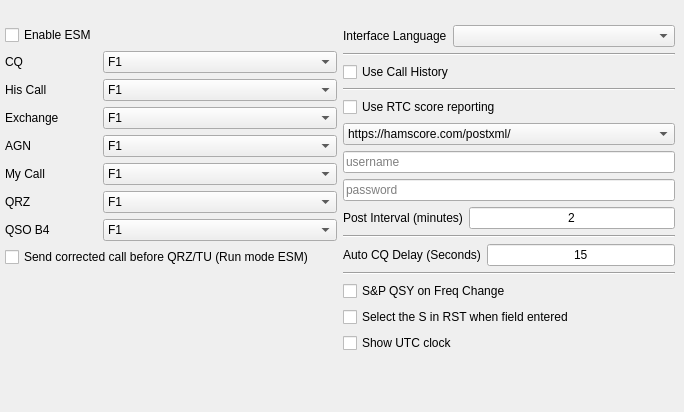
     <widget class="QWidget" name="options_tab">
      <attribute name="title">
       <string>Options</string>
      </attribute>
      <widget class="QWidget" name="layoutWidget">
       <property name="geometry">
        <rect>
         <x>5</x>
         <y>25</y>
         <width>670</width>
         <height>378</height>
        </rect>
       </property>
       <layout class="QGridLayout" name="gridLayout_10" columnstretch="1,1">
        <property name="sizeConstraint">
         <enum>QLayout::SizeConstraint::SetDefaultConstraint</enum>
        </property>
        <item row="0" column="0">
         <layout class="QFormLayout" name="formLayout">
          <item row="0" column="0">
           <widget class="QCheckBox" name="use_esm">
            <property name="text">
             <string>Enable ESM</string>
            </property>
           </widget>
          </item>
          <item row="1" column="0">
           <widget class="QLabel" name="label_2l">
            <property name="text">
             <string>CQ</string>
            </property>
           </widget>
          </item>
          <item row="1" column="1">
           <widget class="QComboBox" name="esm_cq">
            <item>
             <property name="text">
              <string>F1</string>
             </property>
            </item>
            <item>
             <property name="text">
              <string>F2</string>
             </property>
            </item>
            <item>
             <property name="text">
              <string>F3</string>
             </property>
            </item>
            <item>
             <property name="text">
              <string>F4</string>
             </property>
            </item>
            <item>
             <property name="text">
              <string>F5</string>
             </property>
            </item>
            <item>
             <property name="text">
              <string>F6</string>
             </property>
            </item>
            <item>
             <property name="text">
              <string>F7</string>
             </property>
            </item>
            <item>
             <property name="text">
              <string>F8</string>
             </property>
            </item>
            <item>
             <property name="text">
              <string>F9</string>
             </property>
            </item>
            <item>
             <property name="text">
              <string>F10</string>
             </property>
            </item>
            <item>
             <property name="text">
              <string>F11</string>
             </property>
            </item>
            <item>
             <property name="text">
              <string>F12</string>
             </property>
            </item>
            <item>
             <property name="text">
              <string>DISABLED</string>
             </property>
            </item>
           </widget>
          </item>
          <item row="5" column="0">
           <widget class="QLabel" name="label_26">
            <property name="text">
             <string>My Call</string>
            </property>
           </widget>
          </item>
          <item row="2" column="0">
           <widget class="QLabel" name="label_25">
            <property name="text">
             <string>His Call</string>
            </property>
           </widget>
          </item>
          <item row="3" column="0">
           <widget class="QLabel" name="label_22">
            <property name="text">
             <string>Exchange</string>
            </property>
           </widget>
          </item>
          <item row="4" column="0">
           <widget class="QLabel" name="label_24">
            <property name="text">
             <string>AGN</string>
            </property>
           </widget>
          </item>
          <item row="6" column="0">
           <widget class="QLabel" name="label_23">
            <property name="text">
             <string>QRZ</string>
            </property>
           </widget>
          </item>
          <item row="7" column="0">
           <widget class="QLabel" name="label_15">
            <property name="text">
             <string>QSO B4</string>
            </property>
           </widget>
          </item>
          <item row="3" column="1">
           <widget class="QComboBox" name="esm_exch">
            <item>
             <property name="text">
              <string>F1</string>
             </property>
            </item>
            <item>
             <property name="text">
              <string>F2</string>
             </property>
            </item>
            <item>
             <property name="text">
              <string>F3</string>
             </property>
            </item>
            <item>
             <property name="text">
              <string>F4</string>
             </property>
            </item>
            <item>
             <property name="text">
              <string>F5</string>
             </property>
            </item>
            <item>
             <property name="text">
              <string>F6</string>
             </property>
            </item>
            <item>
             <property name="text">
              <string>F7</string>
             </property>
            </item>
            <item>
             <property name="text">
              <string>F8</string>
             </property>
            </item>
            <item>
             <property name="text">
              <string>F9</string>
             </property>
            </item>
            <item>
             <property name="text">
              <string>F10</string>
             </property>
            </item>
            <item>
             <property name="text">
              <string>F11</string>
             </property>
            </item>
            <item>
             <property name="text">
              <string>F12</string>
             </property>
            </item>
            <item>
             <property name="text">
              <string>DISABLED</string>
             </property>
            </item>
           </widget>
          </item>
          <item row="4" column="1">
           <widget class="QComboBox" name="esm_agn">
            <item>
             <property name="text">
              <string>F1</string>
             </property>
            </item>
            <item>
             <property name="text">
              <string>F2</string>
             </property>
            </item>
            <item>
             <property name="text">
              <string>F3</string>
             </property>
            </item>
            <item>
             <property name="text">
              <string>F4</string>
             </property>
            </item>
            <item>
             <property name="text">
              <string>F5</string>
             </property>
            </item>
            <item>
             <property name="text">
              <string>F6</string>
             </property>
            </item>
            <item>
             <property name="text">
              <string>F7</string>
             </property>
            </item>
            <item>
             <property name="text">
              <string>F8</string>
             </property>
            </item>
            <item>
             <property name="text">
              <string>F9</string>
             </property>
            </item>
            <item>
             <property name="text">
              <string>F10</string>
             </property>
            </item>
            <item>
             <property name="text">
              <string>F11</string>
             </property>
            </item>
            <item>
             <property name="text">
              <string>F12</string>
             </property>
            </item>
            <item>
             <property name="text">
              <string>DISABLED</string>
             </property>
            </item>
           </widget>
          </item>
          <item row="2" column="1">
           <widget class="QComboBox" name="esm_hiscall">
            <item>
             <property name="text">
              <string>F1</string>
             </property>
            </item>
            <item>
             <property name="text">
              <string>F2</string>
             </property>
            </item>
            <item>
             <property name="text">
              <string>F3</string>
             </property>
            </item>
            <item>
             <property name="text">
              <string>F4</string>
             </property>
            </item>
            <item>
             <property name="text">
              <string>F5</string>
             </property>
            </item>
            <item>
             <property name="text">
              <string>F6</string>
             </property>
            </item>
            <item>
             <property name="text">
              <string>F7</string>
             </property>
            </item>
            <item>
             <property name="text">
              <string>F8</string>
             </property>
            </item>
            <item>
             <property name="text">
              <string>F9</string>
             </property>
            </item>
            <item>
             <property name="text">
              <string>F10</string>
             </property>
            </item>
            <item>
             <property name="text">
              <string>F11</string>
             </property>
            </item>
            <item>
             <property name="text">
              <string>F12</string>
             </property>
            </item>
            <item>
             <property name="text">
              <string>DISABLED</string>
             </property>
            </item>
           </widget>
          </item>
          <item row="6" column="1">
           <widget class="QComboBox" name="esm_qrz">
            <item>
             <property name="text">
              <string>F1</string>
             </property>
            </item>
            <item>
             <property name="text">
              <string>F2</string>
             </property>
            </item>
            <item>
             <property name="text">
              <string>F3</string>
             </property>
            </item>
            <item>
             <property name="text">
              <string>F4</string>
             </property>
            </item>
            <item>
             <property name="text">
              <string>F5</string>
             </property>
            </item>
            <item>
             <property name="text">
              <string>F6</string>
             </property>
            </item>
            <item>
             <property name="text">
              <string>F7</string>
             </property>
            </item>
            <item>
             <property name="text">
              <string>F8</string>
             </property>
            </item>
            <item>
             <property name="text">
              <string>F9</string>
             </property>
            </item>
            <item>
             <property name="text">
              <string>F10</string>
             </property>
            </item>
            <item>
             <property name="text">
              <string>F11</string>
             </property>
            </item>
            <item>
             <property name="text">
              <string>F12</string>
             </property>
            </item>
            <item>
             <property name="text">
              <string>DISABLED</string>
             </property>
            </item>
           </widget>
          </item>
          <item row="5" column="1">
           <widget class="QComboBox" name="esm_mycall">
            <item>
             <property name="text">
              <string>F1</string>
             </property>
            </item>
            <item>
             <property name="text">
              <string>F2</string>
             </property>
            </item>
            <item>
             <property name="text">
              <string>F3</string>
             </property>
            </item>
            <item>
             <property name="text">
              <string>F4</string>
             </property>
            </item>
            <item>
             <property name="text">
              <string>F5</string>
             </property>
            </item>
            <item>
             <property name="text">
              <string>F6</string>
             </property>
            </item>
            <item>
             <property name="text">
              <string>F7</string>
             </property>
            </item>
            <item>
             <property name="text">
              <string>F8</string>
             </property>
            </item>
            <item>
             <property name="text">
              <string>F9</string>
             </property>
            </item>
            <item>
             <property name="text">
              <string>F10</string>
             </property>
            </item>
            <item>
             <property name="text">
              <string>F11</string>
             </property>
            </item>
            <item>
             <property name="text">
              <string>F12</string>
             </property>
            </item>
            <item>
             <property name="text">
              <string>DISABLED</string>
             </property>
            </item>
           </widget>
          </item>
          <item row="7" column="1">
           <widget class="QComboBox" name="esm_qsob4">
            <item>
             <property name="text">
              <string>F1</string>
             </property>
            </item>
            <item>
             <property name="text">
              <string>F2</string>
             </property>
            </item>
            <item>
             <property name="text">
              <string>F3</string>
             </property>
            </item>
            <item>
             <property name="text">
              <string>F4</string>
             </property>
            </item>
            <item>
             <property name="text">
              <string>F5</string>
             </property>
            </item>
            <item>
             <property name="text">
              <string>F6</string>
             </property>
            </item>
            <item>
             <property name="text">
              <string>F7</string>
             </property>
            </item>
            <item>
             <property name="text">
              <string>F8</string>
             </property>
            </item>
            <item>
             <property name="text">
              <string>F9</string>
             </property>
            </item>
            <item>
             <property name="text">
              <string>F10</string>
             </property>
            </item>
            <item>
             <property name="text">
              <string>F11</string>
             </property>
            </item>
            <item>
             <property name="text">
              <string>F12</string>
             </property>
            </item>
            <item>
             <property name="text">
              <string>DISABLED</string>
             </property>
            </item>
           </widget>
          </item>
          <item row="8" column="0" colspan="2">
           <widget class="QCheckBox" name="esm_send_corrected_call">
            <property name="toolTip">
             <string>When a busted callsign is corrected after the exchange has already been sent in Run mode, automatically send the corrected callsign before the QRZ/TU message.</string>
            </property>
            <property name="text">
             <string>Send corrected call before QRZ/TU (Run mode ESM)</string>
            </property>
           </widget>
          </item>
         </layout>
        </item>
         <item row="0" column="1">
          <layout class="QVBoxLayout" name="verticalLayout">
           <item>
            <layout class="QFormLayout" name="formLayout_language">
             <item row="0" column="0">
              <widget class="QLabel" name="label_language">
               <property name="text">
                <string>Interface Language</string>
               </property>
              </widget>
             </item>
             <item row="0" column="1">
              <widget class="QComboBox" name="language"/>
             </item>
            </layout>
           </item>
           <item>
            <widget class="Line" name="line_4">
             <property name="orientation">
              <enum>Qt::Horizontal</enum>
             </property>
            </widget>
           </item>
           <item>
            <widget class="QCheckBox" name="use_call_history">
             <property name="text">
              <string>Use Call History</string>
             </property>
            </widget>
           </item>
          <item>
           <widget class="Line" name="line">
            <property name="orientation">
             <enum>Qt::Horizontal</enum>
            </property>
           </widget>
          </item>
          <item>
           <widget class="QCheckBox" name="send_rtc_scores">
            <property name="text">
             <string>Use RTC score reporting</string>
            </property>
           </widget>
          </item>
          <item>
           <widget class="QComboBox" name="rtc_url">
            <item>
             <property name="text">
              <string>https://hamscore.com/postxml/</string>
             </property>
            </item>
            <item>
             <property name="text">
              <string>https://contestonlinescore.com/post/</string>
             </property>
            </item>
            <item>
             <property name="text">
              <string>http://contest.run</string>
             </property>
            </item>
           </widget>
          </item>
          <item>
           <widget class="QLineEdit" name="rtc_user">
            <property name="placeholderText">
             <string>username</string>
            </property>
           </widget>
          </item>
          <item>
           <widget class="QLineEdit" name="rtc_pass">
            <property name="echoMode">
             <enum>QLineEdit::EchoMode::Password</enum>
            </property>
            <property name="placeholderText">
             <string>password</string>
            </property>
           </widget>
          </item>
          <item>
           <layout class="QFormLayout" name="formLayout_3">
            <property name="bottomMargin">
             <number>0</number>
            </property>
            <item row="0" column="0">
             <widget class="QLabel" name="label_28">
              <property name="text">
               <string>Post Interval (minutes)</string>
              </property>
              <property name="alignment">
               <set>Qt::AlignCenter</set>
              </property>
             </widget>
            </item>
            <item row="0" column="1">
             <widget class="QLineEdit" name="rtc_interval">
              <property name="text">
               <string>2</string>
              </property>
              <property name="alignment">
               <set>Qt::AlignCenter</set>
              </property>
             </widget>
            </item>
           </layout>
          </item>
          <item>
           <widget class="Line" name="line_3">
            <property name="orientation">
             <enum>Qt::Horizontal</enum>
            </property>
           </widget>
          </item>
          <item>
           <layout class="QFormLayout" name="formLayout_2">
            <property name="horizontalSpacing">
             <number>6</number>
            </property>
            <property name="verticalSpacing">
             <number>6</number>
            </property>
            <property name="bottomMargin">
             <number>0</number>
            </property>
            <item row="0" column="0">
             <widget class="QLabel" name="label_30">
              <property name="text">
               <string>Auto CQ Delay (Seconds)</string>
              </property>
             </widget>
            </item>
            <item row="0" column="1">
             <widget class="QLineEdit" name="auto_cq_delay">
              <property name="text">
               <string>15</string>
              </property>
              <property name="alignment">
               <set>Qt::AlignCenter</set>
              </property>
             </widget>
            </item>
           </layout>
          </item>
          <item>
           <widget class="Line" name="line_2">
            <property name="orientation">
             <enum>Qt::Horizontal</enum>
            </property>
           </widget>
          </item>
          <item>
           <widget class="QCheckBox" name="qsy_on_change">
            <property name="text">
             <string>S&amp;&amp;P QSY on Freq Change</string>
            </property>
           </widget>
          </item>
          <item>
           <widget class="QCheckBox" name="edit_rst">
            <property name="text">
             <string>Select the S in RST when field entered</string>
            </property>
           </widget>
          </item>
          <item>
           <widget class="QCheckBox" name="show_utc_clock">
            <property name="text">
             <string>Show UTC clock</string>
            </property>
           </widget>
          </item>
          <item>
           <spacer name="verticalSpacer_8">
            <property name="orientation">
             <enum>Qt::Vertical</enum>
            </property>
            <property name="sizeHint" stdset="0">
             <size>
              <width>20</width>
              <height>40</height>
             </size>
            </property>
           </spacer>
          </item>
         </layout>
        </item>
       </layout>
      </widget>
     </widget>
